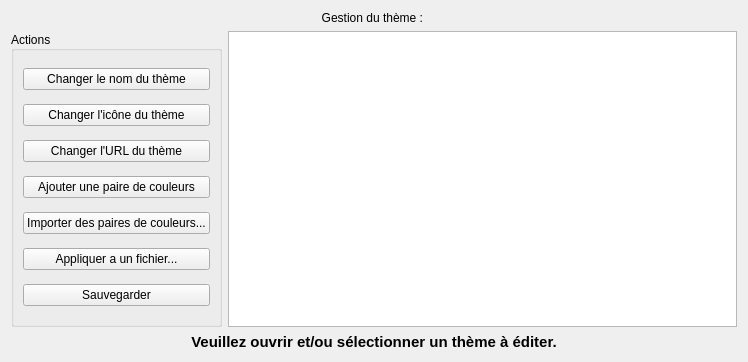
<?xml version="1.0" encoding="UTF-8"?>
<ui version="4.0">
 <class>ThemeEditor</class>
 <widget class="QWidget" name="ThemeEditor">
  <property name="geometry">
   <rect>
    <x>0</x>
    <y>0</y>
    <width>748</width>
    <height>362</height>
   </rect>
  </property>
  <property name="windowTitle">
   <string>ThemeEditor</string>
  </property>
  <layout class="QVBoxLayout" name="verticalLayout">
   <item>
    <widget class="QLabel" name="themeEditorTitle">
     <property name="text">
      <string>Gestion du thème : &lt;nom&gt;</string>
     </property>
     <property name="alignment">
      <set>Qt::AlignCenter</set>
     </property>
    </widget>
   </item>
   <item>
    <layout class="QHBoxLayout" name="themeLayout" stretch="0,3">
     <item>
      <widget class="QGroupBox" name="actionsGroupBox">
       <property name="title">
        <string>Actions</string>
       </property>
       <property name="alignment">
        <set>Qt::AlignLeading|Qt::AlignLeft|Qt::AlignVCenter</set>
       </property>
       <property name="flat">
        <bool>false</bool>
       </property>
       <property name="checkable">
        <bool>false</bool>
       </property>
       <layout class="QVBoxLayout" name="actionsVerticalLayout">
        <item>
         <widget class="QPushButton" name="changeThemeNameBtn">
          <property name="text">
           <string>Changer le nom du thème</string>
          </property>
         </widget>
        </item>
        <item>
         <widget class="QPushButton" name="changeThemeIconBtn">
          <property name="text">
           <string>Changer l'icône du thème</string>
          </property>
         </widget>
        </item>
        <item>
         <widget class="QPushButton" name="changeThemeURLBtn">
          <property name="text">
           <string>Changer l'URL du thème</string>
          </property>
         </widget>
        </item>
        <item>
         <widget class="QPushButton" name="addColorPairBtn">
          <property name="text">
           <string>Ajouter une paire de couleurs</string>
          </property>
         </widget>
        </item>
        <item>
         <widget class="QPushButton" name="importColorPairsBtn">
          <property name="text">
           <string>Importer des paires de couleurs...</string>
          </property>
         </widget>
        </item>
        <item>
         <widget class="QPushButton" name="applyToFileBtn">
          <property name="text">
           <string>Appliquer a un fichier...</string>
          </property>
         </widget>
        </item>
        <item>
         <widget class="QPushButton" name="saveBtn">
          <property name="text">
           <string>Sauvegarder</string>
          </property>
         </widget>
        </item>
       </layout>
      </widget>
     </item>
     <item>
      <widget class="QListWidget" name="colorPairList">
       <property name="selectionMode">
        <enum>QAbstractItemView::NoSelection</enum>
       </property>
      </widget>
     </item>
    </layout>
   </item>
   <item>
    <widget class="QLabel" name="noProjectLabel">
     <property name="enabled">
      <bool>true</bool>
     </property>
     <property name="font">
      <font>
       <pointsize>11</pointsize>
       <bold>true</bold>
      </font>
     </property>
     <property name="text">
      <string>Veuillez ouvrir et/ou sélectionner un thème à éditer.</string>
     </property>
     <property name="textFormat">
      <enum>Qt::RichText</enum>
     </property>
     <property name="alignment">
      <set>Qt::AlignCenter</set>
     </property>
    </widget>
   </item>
  </layout>
 </widget>
 <resources/>
 <connections/>
</ui>
